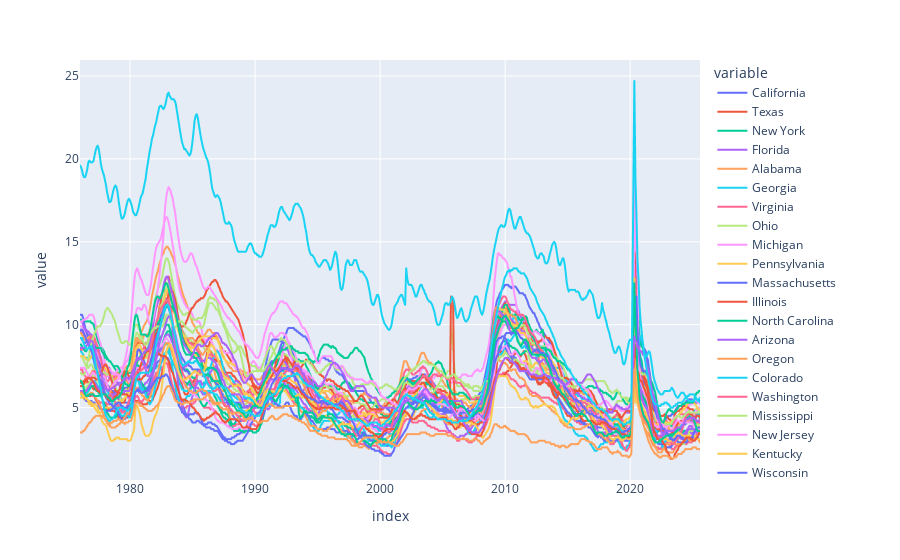

Here is the notebook cell this chart was saved with:
### Code cell
px.line(unemp_states)

### Figure 1 — Plotly figure (JSON) as saved in the notebook; plotly's stock layout.template omitted (floating-point values rounded to 4 significant figures; data arrays with more than 128 entries replaced by an {"elided": "..."} marker saying what was removed)
{"data": [{"hovertemplate": "variable=California<br>index=%{x}<br>value=%{y}<extra></extra>", "legendgroup": "California", "line": {"color": "#636efa", "dash": "solid"}, "marker": {"symbol": "circle"}, "mode": "lines", "name": "California", "showlegend": true, "type": "scattergl", "x": {"elided": "594 str values"}, "xaxis": "x", "y": {"elided": "594 float values"}, "yaxis": "y"}, {"hovertemplate": "variable=Texas<br>index=%{x}<br>value=%{y}<extra></extra>", "legendgroup": "Texas", "line": {"color": "#EF553B", "dash": "solid"}, "marker": {"symbol": "circle"}, "mode": "lines", "name": "Texas", "showlegend": true, "type": "scattergl", "x": {"elided": "594 str values"}, "xaxis": "x", "y": {"elided": "594 float values"}, "yaxis": "y"}, {"hovertemplate": "variable=New York<br>index=%{x}<br>value=%{y}<extra></extra>", "legendgroup": "New York", "line": {"color": "#00cc96", "dash": "solid"}, "marker": {"symbol": "circle"}, "mode": "lines", "name": "New York", "showlegend": true, "type": "scattergl", "x": {"elided": "594 str values"}, "xaxis": "x", "y": {"elided": "594 float values"}, "yaxis": "y"}, {"hovertemplate": "variable=Florida<br>index=%{x}<br>value=%{y}<extra></extra>", "legendgroup": "Florida", "line": {"color": "#ab63fa", "dash": "solid"}, "marker": {"symbol": "circle"}, "mode": "lines", "name": "Florida", "showlegend": true, "type": "scattergl", "x": {"elided": "594 str values"}, "xaxis": "x", "y": {"elided": "594 float values"}, "yaxis": "y"}, {"hovertemplate": "variable=Alabama<br>index=%{x}<br>value=%{y}<extra></extra>", "legendgroup": "Alabama", "line": {"color": "#FFA15A", "dash": "solid"}, "marker": {"symbol": "circle"}, "mode": "lines", "name": "Alabama", "showlegend": true, "type": "scattergl", "x": {"elided": "594 str values"}, "xaxis": "x", "y": {"elided": "594 float values"}, "yaxis": "y"}, {"hovertemplate": "variable=Georgia<br>index=%{x}<br>value=%{y}<extra></extra>", "legendgroup": "Georgia", "line": {"color": "#19d3f3", "dash": "solid"}, "marker": {"symbol": "circle"}, "mode": "lines", "name": "Georgia", "showlegend": true, "type": "scattergl", "x": {"elided": "594 str values"}, "xaxis": "x", "y": {"elided": "594 float values"}, "yaxis": "y"}, {"hovertemplate": "variable=Virginia<br>index=%{x}<br>value=%{y}<extra></extra>", "legendgroup": "Virginia", "line": {"color": "#FF6692", "dash": "solid"}, "marker": {"symbol": "circle"}, "mode": "lines", "name": "Virginia", "showlegend": true, "type": "scattergl", "x": {"elided": "594 str values"}, "xaxis": "x", "y": {"elided": "594 float values"}, "yaxis": "y"}, {"hovertemplate": "variable=Ohio<br>index=%{x}<br>value=%{y}<extra></extra>", "legendgroup": "Ohio", "line": {"color": "#B6E880", "dash": "solid"}, "marker": {"symbol": "circle"}, "mode": "lines", "name": "Ohio", "showlegend": true, "type": "scattergl", "x": {"elided": "594 str values"}, "xaxis": "x", "y": {"elided": "594 float values"}, "yaxis": "y"}, {"hovertemplate": "variable=Michigan<br>index=%{x}<br>value=%{y}<extra></extra>", "legendgroup": "Michigan", "line": {"color": "#FF97FF", "dash": "solid"}, "marker": {"symbol": "circle"}, "mode": "lines", "name": "Michigan", "showlegend": true, "type": "scattergl", "x": {"elided": "594 str values"}, "xaxis": "x", "y": {"elided": "594 float values"}, "yaxis": "y"}, {"hovertemplate": "variable=Pennsylvania<br>index=%{x}<br>value=%{y}<extra></extra>", "legendgroup": "Pennsylvania", "line": {"color": "#FECB52", "dash": "solid"}, "marker": {"symbol": "circle"}, "mode": "lines", "name": "Pennsylvania", "showlegend": true, "type": "scattergl", "x": {"elided": "594 str values"}, "xaxis": "x", "y": {"elided": "594 float values"}, "yaxis": "y"}, {"hovertemplate": "variable=Massachusetts<br>index=%{x}<br>value=%{y}<extra></extra>", "legendgroup": "Massachusetts", "line": {"color": "#636efa", "dash": "solid"}, "marker": {"symbol": "circle"}, "mode": "lines", "name": "Massachusetts", "showlegend": true, "type": "scattergl", "x": {"elided": "594 str values"}, "xaxis": "x", "y": {"elided": "594 float values"}, "yaxis": "y"}, {"hovertemplate": "variable=Illinois<br>index=%{x}<br>value=%{y}<extra></extra>", "legendgroup": "Illinois", "line": {"color": "#EF553B", "dash": "solid"}, "marker": {"symbol": "circle"}, "mode": "lines", "name": "Illinois", "showlegend": true, "type": "scattergl", "x": {"elided": "594 str values"}, "xaxis": "x", "y": {"elided": "594 float values"}, "yaxis": "y"}, {"hovertemplate": "variable=North Carolina<br>index=%{x}<br>value=%{y}<extra></extra>", "legendgroup": "North Carolina", "line": {"color": "#00cc96", "dash": "solid"}, "marker": {"symbol": "circle"}, "mode": "lines", "name": "North Carolina", "showlegend": true, "type": "scattergl", "x": {"elided": "594 str values"}, "xaxis": "x", "y": {"elided": "594 float values"}, "yaxis": "y"}, {"hovertemplate": "variable=Arizona<br>index=%{x}<br>value=%{y}<extra></extra>", "legendgroup": "Arizona", "line": {"color": "#ab63fa", "dash": "solid"}, "marker": {"symbol": "circle"}, "mode": "lines", "name": "Arizona", "showlegend": true, "type": "scattergl", "x": {"elided": "594 str values"}, "xaxis": "x", "y": {"elided": "594 float values"}, "yaxis": "y"}, {"hovertemplate": "variable=Oregon<br>index=%{x}<br>value=%{y}<extra></extra>", "legendgroup": "Oregon", "line": {"color": "#FFA15A", "dash": "solid"}, "marker": {"symbol": "circle"}, "mode": "lines", "name": "Oregon", "showlegend": true, "type": "scattergl", "x": {"elided": "594 str values"}, "xaxis": "x", "y": {"elided": "594 float values"}, "yaxis": "y"}, {"hovertemplate": "variable=Colorado<br>index=%{x}<br>value=%{y}<extra></extra>", "legendgroup": "Colorado", "line": {"color": "#19d3f3", "dash": "solid"}, "marker": {"symbol": "circle"}, "mode": "lines", "name": "Colorado", "showlegend": true, "type": "scattergl", "x": {"elided": "594 str values"}, "xaxis": "x", "y": {"elided": "594 float values"}, "yaxis": "y"}, {"hovertemplate": "variable=Washington<br>index=%{x}<br>value=%{y}<extra></extra>", "legendgroup": "Washington", "line": {"color": "#FF6692", "dash": "solid"}, "marker": {"symbol": "circle"}, "mode": "lines", "name": "Washington", "showlegend": true, "type": "scattergl", "x": {"elided": "594 str values"}, "xaxis": "x", "y": {"elided": "594 float values"}, "yaxis": "y"}, {"hovertemplate": "variable=Mississippi<br>index=%{x}<br>value=%{y}<extra></extra>", "legendgroup": "Mississippi", "line": {"color": "#B6E880", "dash": "solid"}, "marker": {"symbol": "circle"}, "mode": "lines", "name": "Mississippi", "showlegend": true, "type": "scattergl", "x": {"elided": "594 str values"}, "xaxis": "x", "y": {"elided": "594 float values"}, "yaxis": "y"}, {"hovertemplate": "variable=New Jersey<br>index=%{x}<br>value=%{y}<extra></extra>", "legendgroup": "New Jersey", "line": {"color": "#FF97FF", "dash": "solid"}, "marker": {"symbol": "circle"}, "mode": "lines", "name": "New Jersey", "showlegend": true, "type": "scattergl", "x": {"elided": "594 str values"}, "xaxis": "x", "y": {"elided": "594 float values"}, "yaxis": "y"}, {"hovertemplate": "variable=Kentucky<br>index=%{x}<br>value=%{y}<extra></extra>", "legendgroup": "Kentucky", "line": {"color": "#FECB52", "dash": "solid"}, "marker": {"symbol": "circle"}, "mode": "lines", "name": "Kentucky", "showlegend": true, "type": "scattergl", "x": {"elided": "594 str values"}, "xaxis": "x", "y": {"elided": "594 float values"}, "yaxis": "y"}, {"hovertemplate": "variable=Wisconsin<br>index=%{x}<br>value=%{y}<extra></extra>", "legendgroup": "Wisconsin", "line": {"color": "#636efa", "dash": "solid"}, "marker": {"symbol": "circle"}, "mode": "lines", "name": "Wisconsin", "showlegend": true, "type": "scattergl", "x": {"elided": "594 str values"}, "xaxis": "x", "y": {"elided": "594 float values"}, "yaxis": "y"}, {"hovertemplate": "variable=Louisiana<br>index=%{x}<br>value=%{y}<extra></extra>", "legendgroup": "Louisiana", "line": {"color": "#EF553B", "dash": "solid"}, "marker": {"symbol": "circle"}, "mode": "lines", "name": "Louisiana", "showlegend": true, "type": "scattergl", "x": {"elided": "594 str values"}, "xaxis": "x", "y": {"elided": "594 float values"}, "yaxis": "y"}, {"hovertemplate": "variable=the District of Columbia<br>index=%{x}<br>value=%{y}<extra></extra>", "legendgroup": "the District of Columbia", "line": {"color": "#00cc96", "dash": "solid"}, "marker": {"symbol": "circle"}, "mode": "lines", "name": "the District of Columbia", "showlegend": true, "type": "scattergl", "x": {"elided": "594 str values"}, "xaxis": "x", "y": {"elided": "594 float values"}, "yaxis": "y"}, {"hovertemplate": "variable=Tennessee<br>index=%{x}<br>value=%{y}<extra></extra>", "legendgroup": "Tennessee", "line": {"color": "#ab63fa", "dash": "solid"}, "marker": {"symbol": "circle"}, "mode": "lines", "name": "Tennessee", "showlegend": true, "type": "scattergl", "x": {"elided": "594 str values"}, "xaxis": "x", "y": {"elided": "594 float values"}, "yaxis": "y"}, {"hovertemplate": "variable=Minnesota<br>index=%{x}<br>value=%{y}<extra></extra>", "legendgroup": "Minnesota", "line": {"color": "#FFA15A", "dash": "solid"}, "marker": {"symbol": "circle"}, "mode": "lines", "name": "Minnesota", "showlegend": true, "type": "scattergl", "x": {"elided": "594 str values"}, "xaxis": "x", "y": {"elided": "594 float values"}, "yaxis": "y"}, {"hovertemplate": "variable=Puerto Rico<br>index=%{x}<br>value=%{y}<extra></extra>", "legendgroup": "Puerto Rico", "line": {"color": "#19d3f3", "dash": "solid"}, "marker": {"symbol": "circle"}, "mode": "lines", "name": "Puerto Rico", "showlegend": true, "type": "scattergl", "x": {"elided": "594 str values"}, "xaxis": "x", "y": {"elided": "594 float values"}, "yaxis": "y"}, {"hovertemplate": "variable=South Carolina<br>index=%{x}<br>value=%{y}<extra></extra>", "legendgroup": "South Carolina", "line": {"color": "#FF6692", "dash": "solid"}, "marker": {"symbol": "circle"}, "mode": "lines", "name": "South Carolina", "showlegend": true, "type": "scattergl", "x": {"elided": "594 str values"}, "xaxis": "x", "y": {"elided": "594 float values"}, "yaxis": "y"}, {"hovertemplate": "variable=Alaska<br>index=%{x}<br>value=%{y}<extra></extra>", "legendgroup": "Alaska", "line": {"color": "#B6E880", "dash": "solid"}, "marker": {"symbol": "circle"}, "mode": "lines", "name": "Alaska", "showlegend": true, "type": "scattergl", "x": {"elided": "594 str values"}, "xaxis": "x", "y": {"elided": "594 float values"}, "yaxis": "y"}, {"hovertemplate": "variable=West Virginia<br>index=%{x}<br>value=%{y}<extra></extra>", "legendgroup": "West Virginia", "line": {"color": "#FF97FF", "dash": "solid"}, "marker": {"symbol": "circle"}, "mode": "lines", "name": "West Virginia", "showlegend": true, "type": "scattergl", "x": {"elided": "594 str values"}, "xaxis": "x", "y": {"elided": "594 float values"}, "yaxis": "y"}, {"hovertemplate": "variable=Oklahoma<br>index=%{x}<br>value=%{y}<extra></extra>", "legendgroup": "Oklahoma", "line": {"color": "#FECB52", "dash": "solid"}, "marker": {"symbol": "circle"}, "mode": "lines", "name": "Oklahoma", "showlegend": true, "type": "scattergl", "x": {"elided": "594 str values"}, "xaxis": "x", "y": {"elided": "594 float values"}, "yaxis": "y"}, {"hovertemplate": "variable=Connecticut<br>index=%{x}<br>value=%{y}<extra></extra>", "legendgroup": "Connecticut", "line": {"color": "#636efa", "dash": "solid"}, "marker": {"symbol": "circle"}, "mode": "lines", "name": "Connecticut", "showlegend": true, "type": "scattergl", "x": {"elided": "594 str values"}, "xaxis": "x", "y": {"elided": "594 float values"}, "yaxis": "y"}, {"hovertemplate": "variable=Maryland<br>index=%{x}<br>value=%{y}<extra></extra>", "legendgroup": "Maryland", "line": {"color": "#EF553B", "dash": "solid"}, "marker": {"symbol": "circle"}, "mode": "lines", "name": "Maryland", "showlegend": true, "type": "scattergl", "x": {"elided": "594 str values"}, "xaxis": "x", "y": {"elided": "594 float values"}, "yaxis": "y"}, {"hovertemplate": "variable=Indiana<br>index=%{x}<br>value=%{y}<extra></extra>", "legendgroup": "Indiana", "line": {"color": "#00cc96", "dash": "solid"}, "marker": {"symbol": "circle"}, "mode": "lines", "name": "Indiana", "showlegend": true, "type": "scattergl", "x": {"elided": "594 str values"}, "xaxis": "x", "y": {"elided": "594 float values"}, "yaxis": "y"}, {"hovertemplate": "variable=New Mexico<br>index=%{x}<br>value=%{y}<extra></extra>", "legendgroup": "New Mexico", "line": {"color": "#ab63fa", "dash": "solid"}, "marker": {"symbol": "circle"}, "mode": "lines", "name": "New Mexico", "showlegend": true, "type": "scattergl", "x": {"elided": "594 str values"}, "xaxis": "x", "y": {"elided": "594 float values"}, "yaxis": "y"}, {"hovertemplate": "variable=North Dakota<br>index=%{x}<br>value=%{y}<extra></extra>", "legendgroup": "North Dakota", "line": {"color": "#FFA15A", "dash": "solid"}, "marker": {"symbol": "circle"}, "mode": "lines", "name": "North Dakota", "showlegend": true, "type": "scattergl", "x": {"elided": "594 str values"}, "xaxis": "x", "y": {"elided": "594 float values"}, "yaxis": "y"}, {"hovertemplate": "variable=Nevada<br>index=%{x}<br>value=%{y}<extra></extra>", "legendgroup": "Nevada", "line": {"color": "#19d3f3", "dash": "solid"}, "marker": {"symbol": "circle"}, "mode": "lines", "name": "Nevada", "showlegend": true, "type": "scattergl", "x": {"elided": "594 str values"}, "xaxis": "x", "y": {"elided": "594 float values"}, "yaxis": "y"}], "layout": {"legend": {"title": {"text": "variable"}, "tracegroupgap": 0}, "margin": {"t": 60}, "xaxis": {"anchor": "y", "domain": [0, 1], "title": {"text": "index"}}, "yaxis": {"anchor": "x", "domain": [0, 1], "title": {"text": "value"}}}}
